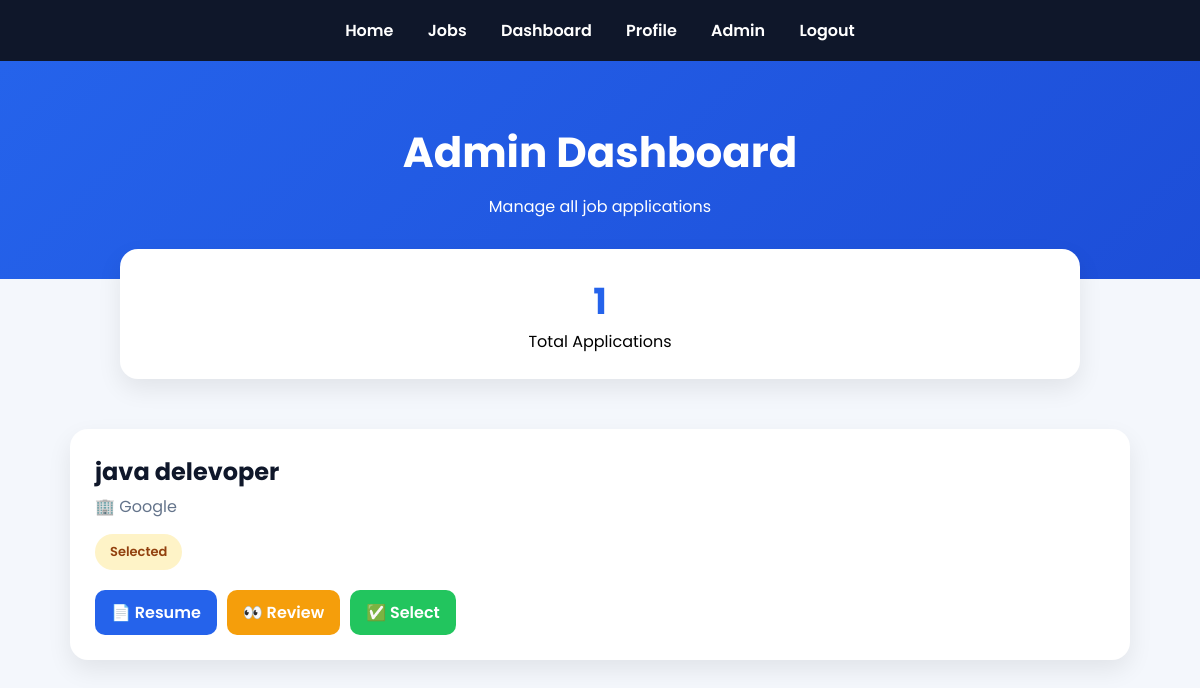
The page /admin on the database its author committed.
### tables this page shows
CREATE TABLE applications(
id INTEGER PRIMARY KEY AUTOINCREMENT,
job_id INTEGER,
resume TEXT,
status TEXT
, user_id INTEGER);

CREATE TABLE jobs(
id INTEGER PRIMARY KEY AUTOINCREMENT,
title TEXT,
company TEXT,
category TEXT,
description TEXT,
location TEXT,
salary TEXT
, job_type TEXT);

### app.py (the view)
@app.route("/admin")
def admin():
    conn = get_db()
    applications = conn.execute("""
        SELECT jobs.title, jobs.company, applications.resume, applications.status, applications.id
        FROM applications
        JOIN jobs ON jobs.id = applications.job_id
    """).fetchall()
    total = len(applications)
    return render_template("admin.html", applications=applications, total=total)

### app.py (called while the page is built)
def get_db():
    db_path = os.path.join(os.getcwd(), "database.db")
    print("Using DB:", db_path)   # 👈 DEBUG (important)
    conn = sqlite3.connect(db_path)
    conn.row_factory = sqlite3.Row  # ⭐ professional upgrade
    return conn

### templates/admin.html (shortened to what this page needs)
<!DOCTYPE html>
<html lang="en">
<head>
</head>
<body>
<div class="navbar">
<a href="/">Home</a>
<a href="/jobs">Jobs</a>
<a href="/dashboard">Dashboard</a>
<a href="/profile">Profile</a>
<a href="/admin">Admin</a>
<a href="/logout">Logout</a>
</div>
<div class="hero">
<h1>Admin Dashboard</h1>
<p>Manage all job applications</p>
</div>
<div class="stats">
<div class="stat-card">
<h2>{{ total }}</h2>
<p>Total Applications</p>
</div>
</div>
<div class="container">
{% for app in applications %}
<div class="app-card">
<div class="job-title">
{{ app[0] }}
</div>
<div class="company">
🏢 {{ app[1] }}
</div>
<div class="status">
{{ app[3] }}
</div>
<div class="actions">
<a class="btn resume-btn"
href="/uploads/{{ app[2] }}"
download>
📄 Resume </a>
<a class="btn review-btn"
href="/update_status/{{ app[4] }}/Reviewed">
👀 Review </a>
<a class="btn select-btn"
href="/update_status/{{ app[4] }}/Selected">
✅ Select </a>
</div>
</div>
{% endfor %}
</div>
</body>
</html>

### templates/admin.html (style rules this page uses)
* { margin:0; padding:0; box-sizing:border-box; font-family:'Poppins',sans-serif; }
body { background:#f4f7fc; }
.navbar { background:#0f172a; padding:18px; text-align:center; }
.navbar a { color:white; margin:15px; text-decoration:none; font-weight:600; }
.hero { background:linear-gradient(135deg,#2563eb,#1d4ed8); padding:60px 20px; text-align:center; color:white; }
.hero h1 { font-size:42px; }
.hero p { margin-top:10px; }
.stats { max-width:1000px; margin:-30px auto 30px; display:grid; grid-template-columns:repeat(auto-fit,minmax(250px,1fr)); gap:20px; padding:0 20px; }
.stat-card { background:white; padding:25px; border-radius:18px; box-shadow:0 10px 25px rgba(0,0,0,.08); text-align:center; }
.stat-card h2 { color:#2563eb; font-size:36px; }
.container { max-width:1100px; margin:20px auto; padding:20px; }
.app-card { background:white; padding:25px; margin-bottom:20px; border-radius:18px; box-shadow:0 10px 25px rgba(0,0,0,.08); }
.job-title { font-size:24px; font-weight:700; color:#0f172a; }
.company { color:#64748b; margin-top:5px; }
.status { display:inline-block; padding:8px 15px; border-radius:25px; font-size:13px; font-weight:600; margin-top:15px; background:#fef3c7; color:#92400e; }
.actions { margin-top:20px; display:flex; gap:10px; flex-wrap:wrap; }
.btn { padding:10px 16px; border-radius:10px; text-decoration:none; font-weight:600; color:white; }
.resume-btn { background:#2563eb; }
.review-btn { background:#f59e0b; }
.select-btn { background:#22c55e; }

### rows shown on the page
applications: title "java delevoper", company "Google", status "Selected"

### other values the page prints
{{ total }} "1"
